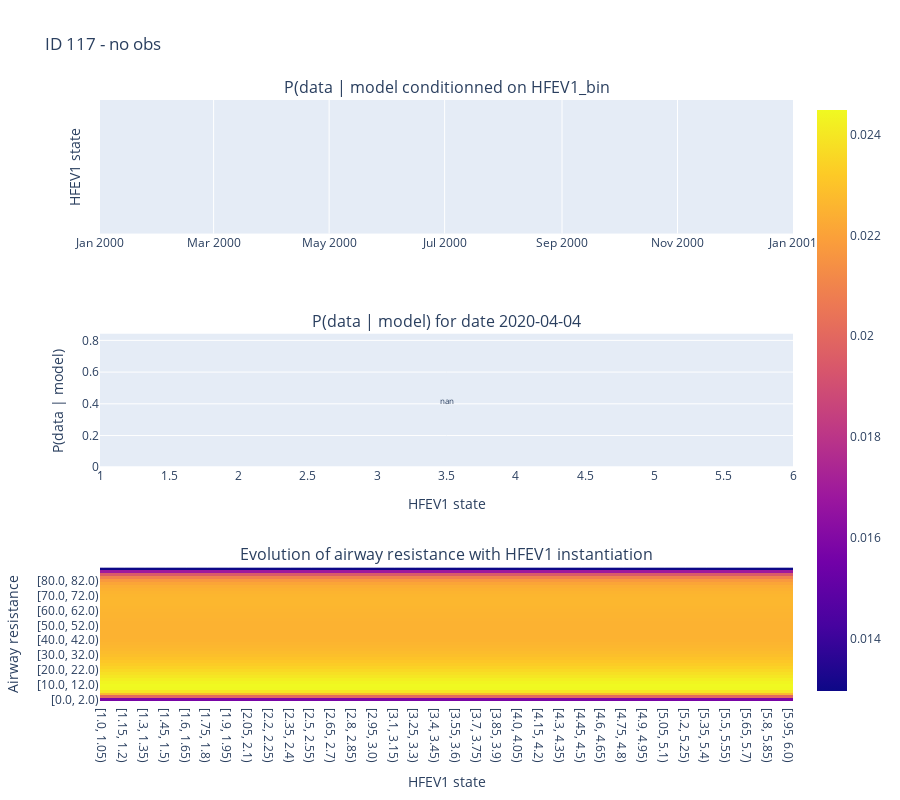

Write notebook code for a chart like this one.
### Code cell
# plot a heatmap of log_p_D_given_M, using the same colour scale as above
df1 = pd.DataFrame(
    data=np.exp(log_p_D_given_M),
    columns=HFEV1.get_bins_str(),
    index=dftmp["Date Recorded"].apply(lambda date: date.strftime("%Y-%m-%d")),
)
idx = 20
fig = make_subplots(rows=3,
                    subplot_titles=['P(data | model conditionned on HFEV1_bin',
                                f'P(data | model) for date {df1.index[idx]}',
                                'Evolution of airway resistance with HFEV1 instantiation'])
colorscale = [
    [0, "white"],
    [0.01, "red"],
    [0.05, "yellow"],
    [0.1, "cyan"],
    [0.6, "blue"],
    [1, "black"],
]

fig.add_trace(
    go.Heatmap(z=df1.T, x=df1.index, y=df1.columns, coloraxis="coloraxis1"),
    row=1,
    col=1,
)
fig.update_yaxes(title=f"HFEV1 state", row=1, col=1)

ih.plot_histogram(fig, HFEV1, np.exp(log_p_D_given_M[idx, :]), 1, 6, 2, 1, annot=True)
# x axis for row 2: HFEV1 posterior when HFEV1 instanciated to 10
fig.update_xaxes(title=f"HFEV1 state", row=2, col=1)
fig.update_yaxes(title=f"P(data | model)", row=2, col=1)

df2 = pd.DataFrame(
    data=AR_given_M_and_all_D[idx, :, :].T,
    columns=AR.get_bins_str(),
    index=HFEV1.get_bins_str(),
)
fig.add_trace(
    go.Heatmap(z=df2.T, x=df2.index, y=df2.columns, coloraxis="coloraxis2"),
    row=3,
    col=1,
)
fig.update_xaxes(title=f"HFEV1 state", row=3, col=1)
fig.update_yaxes(title=f"Airway resistance", row=3, col=1)

title = f"ID {dftmp.ID.iloc[0]} - {obs}"
fig.update_layout(height=800, title=title)

fig.show()

### Figure 1 — Plotly figure (JSON) as saved in the notebook; plotly's stock layout.template omitted (floating-point values rounded to 4 significant figures; data arrays with more than 128 entries replaced by an {"elided": "..."} marker saying what was removed)
{"data": [{"coloraxis": "coloraxis", "type": "heatmap", "x": ["2020-03-15", "2020-03-16", "2020-03-17", "2020-03-18", "2020-03-19", "2020-03-20", "2020-03-21", "2020-03-22", "2020-03-23", "2020-03-24", "2020-03-25", "2020-03-26", "2020-03-27", "2020-03-28", "2020-03-29", "2020-03-30", "2020-03-31", "2020-04-01", "2020-04-02", "2020-04-03", "2020-04-04", "2020-04-05", "2020-04-06", "2020-04-07", "2020-04-08", "2020-04-10", "2020-04-11", "2020-04-12", "2020-04-13", "2020-04-14", "2020-04-15", "2020-04-16", "2020-04-17", "2020-04-18", "2020-04-19", "2020-04-20", "2020-04-21", "2020-04-22", "2020-04-23", "2020-04-24", "2020-04-25", "2020-04-26", "2020-04-27", "2020-04-28", "2020-04-29", "2020-04-30", "2020-05-01", "2020-05-02", "2020-05-03", "2020-05-04", "2020-05-05", "2020-05-06", "2020-05-07", "2020-05-08", "2020-05-09", "2020-05-10", "2020-05-11", "2020-05-12", "2020-05-13", "2020-05-14", "2020-05-15", "2020-05-16", "2020-05-17", "2020-05-19", "2020-05-22", "2020-05-23", "2020-05-24", "2020-05-26", "2020-05-27"], "xaxis": "x", "y": ["[1.0, 1.05)", "[1.05, 1.1)", "[1.1, 1.15)", "[1.15, 1.2)", "[1.2, 1.25)", "[1.25, 1.3)", "[1.3, 1.35)", "[1.35, 1.4)", "[1.4, 1.45)", "[1.45, 1.5)", "[1.5, 1.55)", "[1.55, 1.6)", "[1.6, 1.65)", "[1.65, 1.7)", "[1.7, 1.75)", "[1.75, 1.8)", "[1.8, 1.85)", "[1.85, 1.9)", "[1.9, 1.95)", "[1.95, 2.0)", "[2.0, 2.05)", "[2.05, 2.1)", "[2.1, 2.15)", "[2.15, 2.2)", "[2.2, 2.25)", "[2.25, 2.3)", "[2.3, 2.35)", "[2.35, 2.4)", "[2.4, 2.45)", "[2.45, 2.5)", "[2.5, 2.55)", "[2.55, 2.6)", "[2.6, 2.65)", "[2.65, 2.7)", "[2.7, 2.75)", "[2.75, 2.8)", "[2.8, 2.85)", "[2.85, 2.9)", "[2.9, 2.95)", "[2.95, 3.0)", "[3.0, 3.05)", "[3.05, 3.1)", "[3.1, 3.15)", "[3.15, 3.2)", "[3.2, 3.25)", "[3.25, 3.3)", "[3.3, 3.35)", "[3.35, 3.4)", "[3.4, 3.45)", "[3.45, 3.5)", "[3.5, 3.55)", "[3.55, 3.6)", "[3.6, 3.65)", "[3.65, 3.7)", "[3.7, 3.75)", "[3.75, 3.8)", "[3.8, 3.85)", "[3.85, 3.9)", "[3.9, 3.95)", "[3.95, 4.0)", "[4.0, 4.05)", "[4.05, 4.1)", "[4.1, 4.15)", "[4.15, 4.2)", "[4.2, 4.25)", "[4.25, 4.3)", "[4.3, 4.35)", "[4.35, 4.4)", "[4.4, 4.45)", "[4.45, 4.5)", "[4.5, 4.55)", "[4.55, 4.6)", "[4.6, 4.65)", "[4.65, 4.7)", "[4.7, 4.75)", "[4.75, 4.8)", "[4.8, 4.85)", "[4.85, 4.9)", "[4.9, 4.95)", "[4.95, 5.0)", "[5.0, 5.05)", "[5.05, 5.1)", "[5.1, 5.15)", "[5.15, 5.2)", "[5.2, 5.25)", "[5.25, 5.3)", "[5.3, 5.35)", "[5.35, 5.4)", "[5.4, 5.45)", "[5.45, 5.5)", "[5.5, 5.55)", "[5.55, 5.6)", "[5.6, 5.65)", "[5.65, 5.7)", "[5.7, 5.75)", "[5.75, 5.8)", "[5.8, 5.85)", "[5.85, 5.9)", "[5.9, 5.95)", "[5.95, 6.0)"], "yaxis": "y", "z": {"elided": "100x69 null values"}}, {"histfunc": "sum", "type": "histogram", "x": [1, 1.05, 1.1, 1.15, 1.2, 1.25, 1.3, 1.35, 1.4, 1.45, 1.5, 1.55, 1.6, 1.65, 1.7, 1.75, 1.8, 1.85, 1.9, 1.95, 2.0, 2.05, 2.1, 2.15, 2.2, 2.25, 2.3, 2.35, 2.4, 2.45, 2.5, 2.55, 2.6, 2.65, 2.7, 2.75, 2.8, 2.85, 2.9, 2.95, 3.0, 3.05, 3.1, 3.15, 3.2, 3.25, 3.3, 3.35, 3.4, 3.45, 3.5, 3.55, 3.6, 3.65, 3.7, 3.75, 3.8, 3.85, 3.9, 3.95, 4.0, 4.05, 4.1, 4.15, 4.2, 4.25, 4.3, 4.35, 4.4, 4.45, 4.5, 4.55, 4.6, 4.65, 4.7, 4.75, 4.8, 4.85, 4.9, 4.95, 5.0, 5.05, 5.1, 5.15, 5.2, 5.25, 5.3, 5.35, 5.4, 5.45, 5.5, 5.55, 5.6, 5.65, 5.7, 5.75, 5.8, 5.85, 5.9, 5.95], "xaxis": "x2", "xbins": {"end": 6, "size": 0.05, "start": 1}, "y": [null, null, null, null, null, null, null, null, null, null, null, null, null, null, null, null, null, null, null, null, null, null, null, null, null, null, null, null, null, null, null, null, null, null, null, null, null, null, null, null, null, null, null, null, null, null, null, null, null, null, null, null, null, null, null, null, null, null, null, null, null, null, null, null, null, null, null, null, null, null, null, null, null, null, null, null, null, null, null, null, null, null, null, null, null, null, null, null, null, null, null, null, null, null, null, null, null, null, null, null], "yaxis": "y2"}, {"coloraxis": "coloraxis2", "type": "heatmap", "x": ["[1.0, 1.05)", "[1.05, 1.1)", "[1.1, 1.15)", "[1.15, 1.2)", "[1.2, 1.25)", "[1.25, 1.3)", "[1.3, 1.35)", "[1.35, 1.4)", "[1.4, 1.45)", "[1.45, 1.5)", "[1.5, 1.55)", "[1.55, 1.6)", "[1.6, 1.65)", "[1.65, 1.7)", "[1.7, 1.75)", "[1.75, 1.8)", "[1.8, 1.85)", "[1.85, 1.9)", "[1.9, 1.95)", "[1.95, 2.0)", "[2.0, 2.05)", "[2.05, 2.1)", "[2.1, 2.15)", "[2.15, 2.2)", "[2.2, 2.25)", "[2.25, 2.3)", "[2.3, 2.35)", "[2.35, 2.4)", "[2.4, 2.45)", "[2.45, 2.5)", "[2.5, 2.55)", "[2.55, 2.6)", "[2.6, 2.65)", "[2.65, 2.7)", "[2.7, 2.75)", "[2.75, 2.8)", "[2.8, 2.85)", "[2.85, 2.9)", "[2.9, 2.95)", "[2.95, 3.0)", "[3.0, 3.05)", "[3.05, 3.1)", "[3.1, 3.15)", "[3.15, 3.2)", "[3.2, 3.25)", "[3.25, 3.3)", "[3.3, 3.35)", "[3.35, 3.4)", "[3.4, 3.45)", "[3.45, 3.5)", "[3.5, 3.55)", "[3.55, 3.6)", "[3.6, 3.65)", "[3.65, 3.7)", "[3.7, 3.75)", "[3.75, 3.8)", "[3.8, 3.85)", "[3.85, 3.9)", "[3.9, 3.95)", "[3.95, 4.0)", "[4.0, 4.05)", "[4.05, 4.1)", "[4.1, 4.15)", "[4.15, 4.2)", "[4.2, 4.25)", "[4.25, 4.3)", "[4.3, 4.35)", "[4.35, 4.4)", "[4.4, 4.45)", "[4.45, 4.5)", "[4.5, 4.55)", "[4.55, 4.6)", "[4.6, 4.65)", "[4.65, 4.7)", "[4.7, 4.75)", "[4.75, 4.8)", "[4.8, 4.85)", "[4.85, 4.9)", "[4.9, 4.95)", "[4.95, 5.0)", "[5.0, 5.05)", "[5.05, 5.1)", "[5.1, 5.15)", "[5.15, 5.2)", "[5.2, 5.25)", "[5.25, 5.3)", "[5.3, 5.35)", "[5.35, 5.4)", "[5.4, 5.45)", "[5.45, 5.5)", "[5.5, 5.55)", "[5.55, 5.6)", "[5.6, 5.65)", "[5.65, 5.7)", "[5.7, 5.75)", "[5.75, 5.8)", "[5.8, 5.85)", "[5.85, 5.9)", "[5.9, 5.95)", "[5.95, 6.0)"], "xaxis": "x3", "y": ["[0.0, 2.0)", "[2.0, 4.0)", "[4.0, 6.0)", "[6.0, 8.0)", "[8.0, 10.0)", "[10.0, 12.0)", "[12.0, 14.0)", "[14.0, 16.0)", "[16.0, 18.0)", "[18.0, 20.0)", "[20.0, 22.0)", "[22.0, 24.0)", "[24.0, 26.0)", "[26.0, 28.0)", "[28.0, 30.0)", "[30.0, 32.0)", "[32.0, 34.0)", "[34.0, 36.0)", "[36.0, 38.0)", "[38.0, 40.0)", "[40.0, 42.0)", "[42.0, 44.0)", "[44.0, 46.0)", "[46.0, 48.0)", "[48.0, 50.0)", "[50.0, 52.0)", "[52.0, 54.0)", "[54.0, 56.0)", "[56.0, 58.0)", "[58.0, 60.0)", "[60.0, 62.0)", "[62.0, 64.0)", "[64.0, 66.0)", "[66.0, 68.0)", "[68.0, 70.0)", "[70.0, 72.0)", "[72.0, 74.0)", "[74.0, 76.0)", "[76.0, 78.0)", "[78.0, 80.0)", "[80.0, 82.0)", "[82.0, 84.0)", "[84.0, 86.0)", "[86.0, 88.0)", "[88.0, 90.0)"], "yaxis": "y3", "z": {"elided": "45x100 float values"}}], "layout": {"annotations": [{"font": {"size": 16}, "showarrow": false, "text": "P(data | model conditionned on HFEV1_bin", "x": 0.5, "xanchor": "center", "xref": "paper", "y": 1, "yanchor": "bottom", "yref": "paper"}, {"font": {"size": 16}, "showarrow": false, "text": "P(data | model) for date 2020-04-04", "x": 0.5, "xanchor": "center", "xref": "paper", "y": 0.6111, "yanchor": "bottom", "yref": "paper"}, {"font": {"size": 16}, "showarrow": false, "text": "Evolution of airway resistance with HFEV1 instantiation", "x": 0.5, "xanchor": "center", "xref": "paper", "y": 0.2222, "yanchor": "bottom", "yref": "paper"}, {"font": {"size": 8}, "showarrow": false, "text": "nan", "x": null, "xref": "x2", "y": null, "yref": "y2"}], "height": 800, "title": {"text": "ID 117 - no obs"}, "xaxis": {"anchor": "y", "domain": [0, 1]}, "xaxis2": {"anchor": "y2", "domain": [0, 1], "nticks": 20, "range": [1, 6], "title": {"text": "HFEV1 state"}}, "xaxis3": {"anchor": "y3", "domain": [0, 1], "title": {"text": "HFEV1 state"}}, "yaxis": {"anchor": "x", "domain": [0.7778, 1], "title": {"text": "HFEV1 state"}}, "yaxis2": {"anchor": "x2", "domain": [0.3889, 0.6111], "title": {"text": "P(data | model)"}}, "yaxis3": {"anchor": "x3", "domain": [0, 0.2222], "title": {"text": "Airway resistance"}}}}
